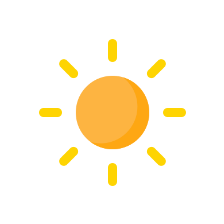
#> input picture Task 2/clear.png, 224 x 224 px, found by its file name
$ python Image_encryption_descryption.py
#> lines starting #> are read from the running program, lines starting #| are printed output that depends on the picture

import os
from PIL import Image

def encrypt_image(image_path, key):
#> called with key = 50
    img = Image.open(image_path)
#> img is the input picture: PIL image 224x224 RGBA; mean R, G, B, A 30.9, 22.8, 4.8, 29.3
    img = img.convert('RGB')
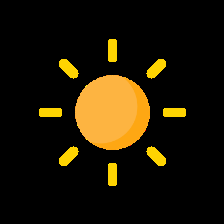
#> img: PIL image 224x224 RGB; mean R, G, B 30.9, 22.8, 4.8
    pixels = img.load()

    width, height = img.size
#> width = 224; height = 224

    for y in range(height):
        for x in range(width):
            r, g, b = pixels[x, y]

            r = (r + key) % 256
            g = (g + key) % 256
            b = (b + key) % 256

            pixels[x, y] = (r, g, b)

    encrypted_img_path = os.path.join(os.path.dirname(image_path), "encrypted_" + os.path.basename(image_path))
    img.save(encrypted_img_path)
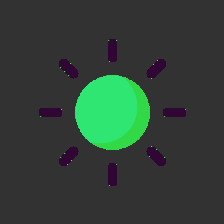
#> saved as clear.png: PIL image 224x224 RGB; mean R, G, B 49.7, 64.1, 54.8
    return encrypted_img_path

def decrypt_image(encrypted_image_path, key):
#> called with key = 50
    img = Image.open(encrypted_image_path)
    img = img.convert('RGB')
    pixels = img.load()

    width, height = img.size
#> width = 224; height = 224

    for y in range(height):
        for x in range(width):
            r, g, b = pixels[x, y]

            r = (r - key) % 256
            g = (g - key) % 256
            b = (b - key) % 256

            pixels[x, y] = (r, g, b)

    decrypted_img_path = os.path.join(os.path.dirname(encrypted_image_path), "decrypted_" + os.path.basename(encrypted_image_path)[len("encrypted_"):])
    img.save(decrypted_img_path)
    return decrypted_img_path

# Example usage
image_path = "C:\\Users\\harsh\\Desktop\\Intership\\Task 2\\clear.png"
encryption_key = 50

encrypted_image = encrypt_image(image_path, encryption_key)
print("Image encrypted:", encrypted_image)

decrypted_image = decrypt_image(encrypted_image, encryption_key)
print("Image decrypted:", decrypted_image)
